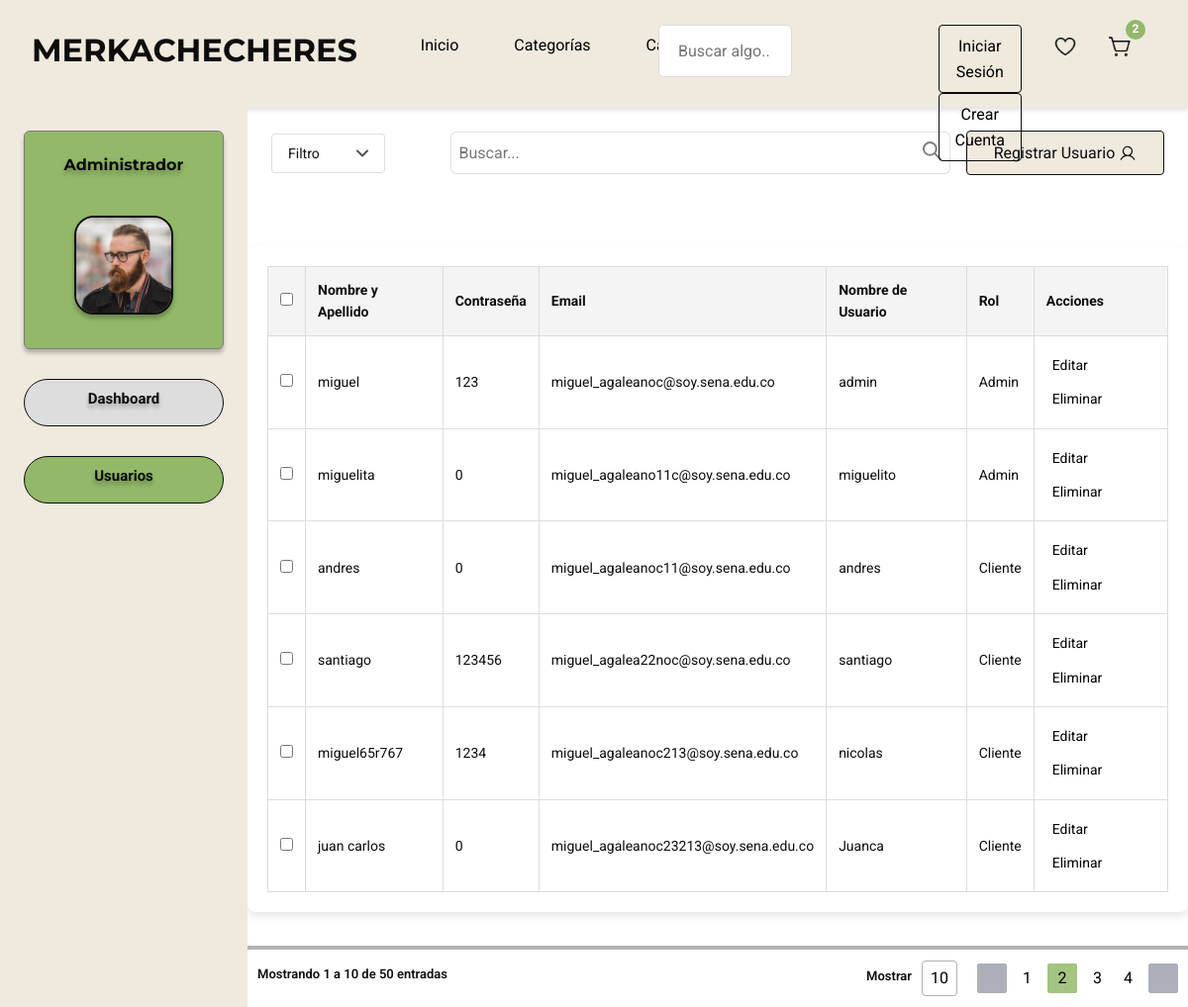
/admin_dashboard/, run on the app's committed database.
### merkachecheres/models.py (models this page shows, shortened)
class Usuario(models.Model):
    full_name = models.CharField(max_length=255)
    email = models.EmailField(unique=True)
    username = models.CharField(max_length=150, unique=True)
    password = models.CharField(max_length=128)  # Elimina la coma aquí
    reset_token = models.CharField(max_length=64, null=True, blank=True)  # También elimina la coma aquí
    ROLES = (
        (1, "Admin"),
        (2, "Cliente"),
        (3, "Vendedor")
    )
    rol = models.IntegerField(choices=ROLES, default=2)

### merkachecheres/views.py (the view)
# urls.py: path('admin_dashboard/', views.admin_dashboard, name='admin_dashboard'),
def admin_dashboard(request):
    usuarios = Usuario.objects.all()
    return render(request, 'admin.html', {'usuarios': usuarios})

### merkachecheres/templates/admin.html (shortened to what this page needs)
{% load static %}
<!DOCTYPE html>
<html lang="en">
<head>
    <link rel="stylesheet" href="{% static 'css/bootstrap.min.css' %}" />
    <link rel="stylesheet" href="{% static 'css/styleAdmin.css' %}">
    <link rel="stylesheet" href="{% static 'css/styleguide.css' %}">
</head>
<body>
    <header>
        <div class="navigation">
            <div class="navigation_wrapper">
                <div class="middle_nav_wrapper">
                    <div class="middle_nav">
                        <div class="logo">
                            <div class="text_wrapper">MERKACHECHERES</div>
                        </div>
                        <div class="frame">
                            <div class="div_wrapper">
                                <div class="div">
                                    <button class="dropbtn " onclick="window.location.href='{% url 'index' %}'">Inicio</button>
                                </div>
                            </div>
                            <div class="btn_primary_wrapper">
                                <button class="dropbtn">Categorías</button>
                            </div>
                            <div class="div_wrapper">
                                <div class="div">
                                    <button class="dropbtn">Catalogo</button>
                                </div>
                            </div>
                            </div>
                        <div class="buscar">
                            <input type="password" id="password" name="password" placeholder="Buscar algo.." class="navbar">
                        </div>
                        <div class="frame_2">
                            <div class="iniciar_crear_cuenta">
                                <div class="btn_login">
                                    {% if not request.session.validar %}
                                        <button class="button_text_wrapper"
                                            onclick="window.location.href='{% url 'login' %}'">Iniciar Sesión</button>
                                    {% endif %}
                                </div>
                                <div class="btn_registro">
                                    {% if not request.session.validar %}
                                        <button class="button_text_wrapper"
                                            onclick="window.location.href='{% url 'registro' %}'">Crear Cuenta</button>
                                    {% endif %}
                                </div>
                            </div>
                            <div class="icons">
                                <div class="shopping_cart_simple">
                                    <button class="dropbtn">
                                        <img src="{% static 'img/Heart.png' %}" id="heartButton" alt="Inicio">
                                    </button>
                                </div>
                                <div class="shopping_cart_simple2">
                                    <div class="overlap_group">
                                        <button class="dropbtn" id="carrito-button">
                                            <img src="{% static 'img/Shopping.png' %}" id="shoppingCar" alt="Inicio">
                                        </button>
                                        <div class="frame_3">
                                            <div class="text_wrapper_3">2</div>
                                        </div>
                                    </div>
                                </div>
                            </div>
                        </div>
                    </div>
                </div>
            </div>
        </div>
    </header>
    <main class="mainGeneralContainer">
        <aside class="asideAdmin">
            <div class="adminContainer">
                <div class="adminTittleContainer">
                    <h2 id="titleAdmin">Administrador</h2>
                </div>
                <div class="photoAdminContainer">
                    <img src="{% static 'img/admin.png' %}" alt="Foto del administrador" class="photoAdmin">
                </div>
            </div>
            <div class="dashboardContainer">
                <div class="dashboardTextContainer">
                    <button class="botonDashboard">
                        <h4 id="dashboardText">Dashboard</h4>
                    </button>
                </div>
            </div>
            <div class="usersContainer">
                <div class="dashboardTextContainer">
                    <button class="botonUsuarios">
                        <h4 id="usersText">Usuarios</h4>
                    </button>
                </div>
            </div>
        </aside>
            <div class="DIVCOSAS">
                <div class="mainContentWrapper">
                    <section class="dataGeneralContainer">
                        <div class="searchbarFilterContainer">
                            <div class="filterContainer">
                                <div class="filterDiv">
                                    <a href="" id="filterText">Filtro</a>
                                </div>
                                <div class="IconFilterDiv">
                                </div>
                            </div>
                            <div class="searchContainer">
                                <input type="text" id="buscarText" placeholder="Buscar...">
                                <div class="search-inner">
                                    <div class="searchIconContainer">
                                        <svg xmlns="http://www.w3.org/2000/svg" width="19" height="19" viewBox="0 0 19 19" fill="none">
                                            <circle cx="7.375" cy="7.375" r="6.375" stroke="#7E7D7C" stroke-width="2" stroke-linecap="round"/>
                                            <path d="M12.3333 12.3333L18 17.9999" stroke="#7E7D7C" stroke-width="2" stroke-linecap="round"/>
                                        </svg>
                                    </div>
                                </div>
                            </div>
                            <button class="registerButton">
                                <div class="userRegisterContainer">
                                    <div class="registerUserContainer">
                                        <a id="registerUserText">Registrar Usuario</a>
                                    </div>
                                </div>
                            </button>
                        </div>
                    </section>
            <section class="detailsSection">
                <div class="table-container">
                    <table>
                        <thead>
                            <tr>
                            <th><input type="checkbox"></th>
                            <th>Nombre y Apellido</th>
                            <th>Contraseña</th>
                            <th>Email</th>
                            <th>Nombre de Usuario</th>
                            <th>Rol</th>
                            <th>Acciones</th>
                            </tr>
                        </thead>
                        <tbody>
                            {% for usuario in usuarios %}
                            <tr>
                                <td><input type="checkbox"></td>
                                <td>{{ usuario.full_name }}</td>
                                <td>{{ usuario.password }}</td>
                                <td>{{ usuario.email }}</td>
                                <td>{{ usuario.username }}</td>
                                <td>{{ usuario.get_rol_display }}</td>
                                <td>
                                    <button class="buttons">Editar</button>
                                    <button class="buttons">Eliminar</button>
                                </td>
                            </tr>
                            {% endfor %}
                        </tbody>
                    </table>
                </div>
                <div class="resultsContainer">
                    <div class="mostrarContainer">
                        <h2 id="mostarText">Mostrando 1 a 10 de 50 entradas</h2>
                    </div>
                    <div class="optionsContainer">
                        <div class="mostrar10Container">
                            <div class="mostrarDiv">
                                <h4 id="mostarText">Mostrar</h4>
                            </div>
                            <div>
                                <button id="ButtonTen">10</button>
                            </div>
                        </div>
                        <div class="Container">
                            <button class="flechaButton">
                            </button>
                            <button class="buttons">1</button>
                            <button class="buttonTwo">2</button>
                            <button class="buttons">3</button>
                            <button class="buttons">4</button>
                            <button class="flechaButton">
                            </button>
                        </div>
                    </div>
                </div>
            </section>
        </div>
    </main>
</body>
</html>

### merkachecheres/static/css/styleguide.css (style rules this page uses)
:root { --secondary-700: rgba(27, 99, 146, 1); --gray-00: rgba(255, 255, 255, 1); --title-font-family: "Montserrat", Helvetica; --title-font-family-bold: "Montserrat-Bold", Helvetica; --title-font-weight: 700; --title-font-size: 40px; --title-letter-spacing: 0px; --title-line-height: normal; --title-font-style: normal; --description-font-family: "Mukta Vaani", Helvetica; --description-font-weight: 500; --description-font-size: 20px; --description-letter-spacing: 0px; --description-line-height: normal; --description-font-style: normal; --labels-font-family: "Roboto", Helvetica; --labels-font-family-regular: "Roboto-Regular", Helvetica; --labels-font-family-medium: "Roboto-Medium", Helvetica; --labels-font-weight-400: 400; --labels-font-size-12: 12px; --labels-font-size-14: 14px; --labels-font-size-16: 16px; --labels-font-size-18: 18px; --labels-font-size-22: 22px; --labels-font-size-24: 24px; --labels-letter-spacing-0: 0px; --labels-line-height: normal; --labels-font-style: normal; --color-blanco: rgba(255, 255, 255); --color-verde: rgba(146, 184, 105); --color-verde-hover: rgba(146, 184, 105, 1); --color-negro: rgba(0, 0, 0); --color-gris-20: rgba(102, 102, 102, 0.2); --color-gris-25: rgba(102, 102, 102, 0.25); --color-gris-border-35: rgba(102, 102, 102, 0.35); --color-gris-60: rgba(102, 102, 102, 0.6); --color-gris-80: rgba(102, 102, 102, 0.8); --color-gris: rgba(102, 102, 102, 1); --color-rojo: rgba(240, 20, 47, 1); --color-sombra: rgba(0, 0, 0, 0.12); --color-redes-rojo: rgba(219, 74, 57, 1) ; --color-redes-rojo-hover: rgba(196, 56, 45, 1); --color-redes-azul-hover: rgba(54, 84, 159, 1); --color-redes-azul: rgba(66, 103, 178, 1) ; }

### data on the page
Usuario: full_name "miguel", password "123", email "miguel_agaleanoc@soy.sena.edu.co", username "admin", rol "Admin"
Usuario: full_name "miguelita", password "0", email "miguel_agaleano11c@soy.sena.edu.co", username "miguelito", rol "Admin"
Usuario: full_name "andres", password "0", email "miguel_agaleanoc11@soy.sena.edu.co", username "andres", rol "Cliente"
Usuario: full_name "santiago", password "123456", email "miguel_agalea22noc@soy.sena.edu.co", username "santiago", rol "Cliente"
Usuario: full_name "miguel65r767", password "1234", email "miguel_agaleanoc213@soy.sena.edu.co", username "nicolas", rol "Cliente"
Usuario: full_name "juan carlos", password "0", email "miguel_agaleanoc23213@soy.sena.edu.co", username "Juanca", rol "Cliente"
